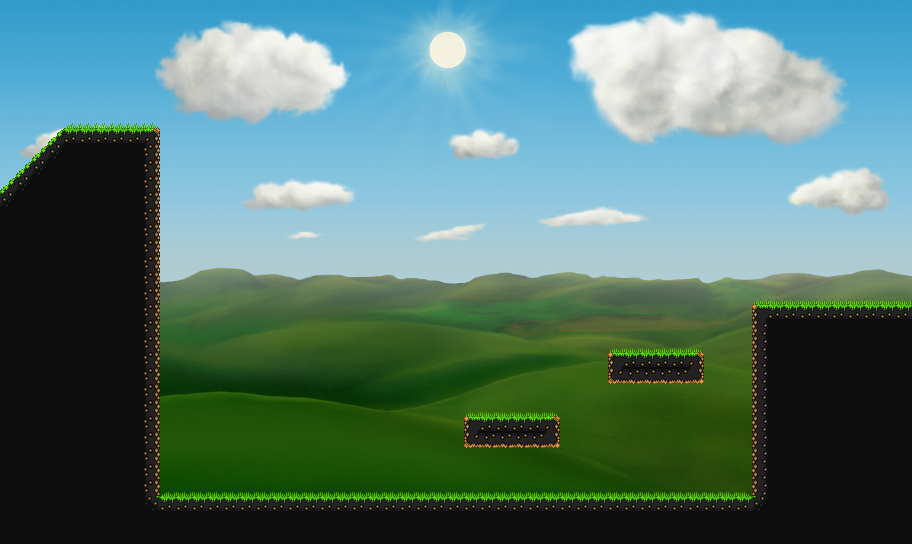

A 2D game scene composited from a Tiled map and its tileset images. What follows is a short description and the map's XML, with each tile layer's data collapsed to a summary:
An orthogonal 57x34 tile map with 16x16 px tiles, 2 tile layers (plataforms, grass), 1 hidden layer not drawn, 4 image layers and 12 objects (10x enemy, character, me.levelEntity).

<map version="1.0" orientation="orthogonal" width="57" height="34" tilewidth="16" tileheight="16">
 <properties>
  <property name="baseHeight" value="130" />
  <property name="tools" value="json:[&quot;water&quot;,&quot;melt&quot;, &quot;poison&quot;]" />
 </properties>
 <tileset firstgid="1" name="tile" tilewidth="16" tileheight="16">
  <image source="../assets/tile.png" width="128" height="128" />
  <tile id="5">
   <properties>
    <property name="type" value="solid" />
   </properties>
  </tile>
  <tile id="6">
   <properties>
    <property name="type" value="lslope" />
   </properties>
  </tile>
  <tile id="7">
   <properties>
    <property name="type" value="rslope" />
   </properties>
  </tile>
  <tile id="14">
   <properties>
    <property name="type" value="solid" />
   </properties>
  </tile>
  <tile id="15">
   <properties>
    <property name="type" value="solid" />
   </properties>
  </tile>
 </tileset>
 <imagelayer name="sky" width="57" height="34">
  <image source="../assets/sky.png" />
 </imagelayer>
 <imagelayer name="ground" width="57" height="34">
  <image source="../assets/ground.png" />
 </imagelayer>
 <imagelayer name="clouds" width="57" height="34">
  <image source="../assets/clouds.png" />
  <properties>
   <property name="xSpeed" value="0.5" />
  </properties>
 </imagelayer>
 <imagelayer name="sun" width="57" height="34">
  <image source="../assets/sun.png" />
 </imagelayer>
 <layer name="plataforms" width="57" height="34">
  <data>[1938 cells, 539 non-empty, 12 distinct tile ids]</data>
 </layer>
 <objectgroup name="character" width="57" height="34">
  <object name="character" x="5" y="124" width="17" height="33">
   <properties>
    <property name="image" value="pjtile" />
    <property name="spriteheight" value="46" />
    <property name="spritewidth" value="32" />
   </properties>
  </object>
 </objectgroup>
 <layer name="grass" width="57" height="34" opacity="0.70">
  <data>[1938 cells, 65 non-empty, 3 distinct tile ids]</data>
 </layer>
 <objectgroup name="Enemy" width="57" height="34">
  <object name="enemy" x="167" y="459" width="171" height="35" />
  <object name="enemy" x="218" y="460" width="162" height="37" />
  <object name="enemy" x="307" y="460" width="158" height="33" />
  <object name="enemy" x="656" y="460" width="91" height="29" />
  <object name="enemy" x="391" y="457" width="181" height="38" />
  <object name="enemy" x="499" y="457" width="205" height="37" />
  <object name="enemy" x="244" y="459" width="199" height="37" />
  <object name="enemy" x="478" y="458" width="199" height="37" />
  <object name="enemy" x="533" y="459" width="91" height="29" />
  <object name="enemy" x="300" y="462" width="91" height="29" />
 </objectgroup>
 <objectgroup name="me.levelEntity" width="57" height="34">
  <properties>
   <property name="" value="" />
  </properties>
  <object name="me.levelEntity" x="862" y="257" width="45" height="54">
   <properties>
    <property name="duration" value="250" />
    <property name="fade" value="#000" />
    <property name="to" value="level9" />
   </properties>
  </object>
 </objectgroup>
 <layer name="collision" width="57" height="34" visible="0">
  <data>[1938 cells, 116 non-empty, 2 distinct tile ids]</data>
 </layer>
</map>
